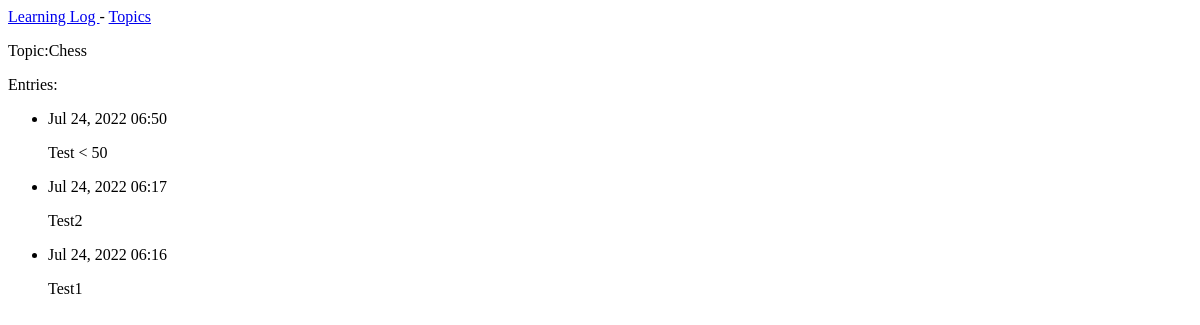
The page /topics/1 on the database as committed earlier.
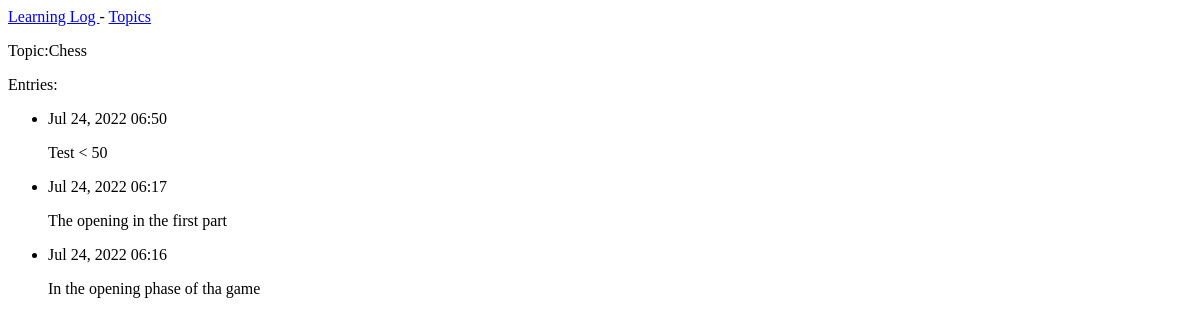
The same page on the database as committed later.
### learning_logs/models.py (models this page shows, shortened)
class Entry(models.Model):
    topic = models.ForeignKey(Topic,on_delete=models.CASCADE)
    text = models.TextField()
    date_added = models.DateTimeField(auto_now_add=True)
    class Meta:
        verbose_name_plural = 'entries'

### learning_logs/views.py (the view)
def topic(request, topic_id):
    topic = Topic.objects.get(id=topic_id)
    entries = topic.entry_set.order_by('-date_added')
    context = {'topic':topic,'entries':entries}
    return render (request,'learning_logs/topic.html', context)

### learning_logs/models.py (called while the page is built)
    def __str__(self):
        return self.text

### learning_logs/templates/learning_logs/topic.html
{% extends "learning_logs/base.html" %}
{% block content %}
  <p>Topic:{{topic}}</p>
  <p>Entries:</p>
  <ul>
  {% for entry in entries %}
    <li>
      <p>{{ entry.date_added|date:'M d, Y H:i' }}</p>
      <p>{{ entry.text|linebreaks }}</p>
    </li>
  {% empty %}
    <li>There are no entries for this topic yet.</li>
  {% endfor %}
  </ul>
{% endblock content %}

Rows that differ between the two databases and show on the page:
changed Entry: text "Test2" → "The opening in the first part"
changed Entry: text "Test1" → "In the opening phase of tha game"
